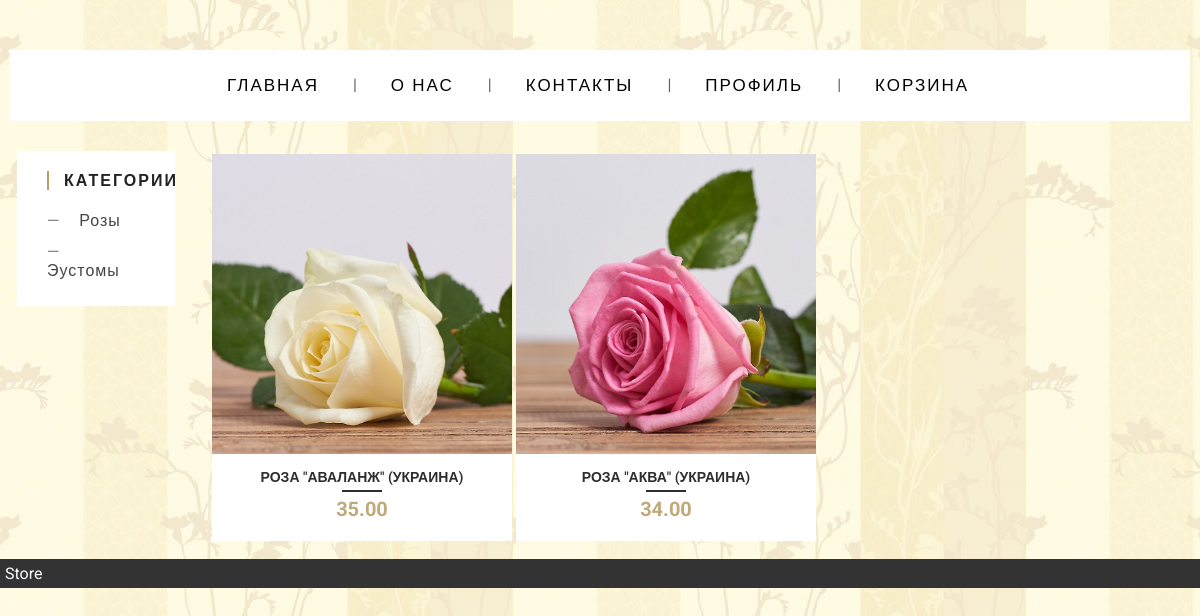
Screenshot of /category/rozy with the database file from the repository.
### main/models.py (models this page shows, shortened)
class Category(models.Model):
    category_title = models.CharField(max_length=50)
    slug = models.SlugField(null=True)
    def __str__(self):
        return self.category_title

class Product(models.Model):
    product_title = models.CharField(max_length=100)
    price = models.DecimalField(max_digits=10, decimal_places=2)
    description = models.TextField()
    slug = models.SlugField(null=True)
    image = models.ManyToManyField(Image)
    category = models.ForeignKey(Category, null=True, on_delete=models.SET_NULL)

### main/views.py (the view)
# urls.py: path('category/<slug:slug>', views.category_product_list, name='category_product_list'),
def category_product_list(request, slug):  # shows products by category
    category = get_object_or_404(Category, slug=slug)
    categories = Category.objects.all()
    context = {'category': category,
               'categories': categories
               }
    return render(request, 'main/category_product_list.html', context)

### main/templates/main/category_product_list.html (shortened to what this page needs)
{% extends 'main/index.html'%}
{% load static %}
{% block content %}
<link rel="stylesheet" href="{% static 'css/product_card.css' %}" type="text/css" media="screen">
<table border="0px">
    {% for product in category.product_set.all %}
    <td>
<div class="product-wrap">
  <div class="product-item">
  </div>
  <div class="product-title">
    <a href="{% url 'product_detail' product.slug %}"> {{product.product_title}}</a>
    <span class="product-price"> {{product.price}}</span>
  </div>
</div>
    </td>
    {% empty %}
    <p> В данной категории нет товаров. </p>
    {% endfor %}
</table>
{% endblock %}

### main/templates/main/sidebar.html (shortened to what this page needs)
{% load static %}
<link rel="stylesheet" href="{% static 'css/sidebar.css' %}" type="text/css" media="screen">
<div class="widget">
  <h3 class="widget-title">Категории</h3>
{% for category in categories %}
  <ul class="widget-list">
    <li><a href="{% url 'category_product_list' category.slug %}"> {{category.category_title}} </a></li>
  </ul>
{% endfor %}
</div>

### static/css/base.css (style rules this page uses)
body { font-family: 'Roboto', sans-serif; margin: 0; }

### static/css/sidebar.css (style rules this page uses)
* { box-sizing: border-box; margin: 0; }
.widget { padding: 20px 30px; background: white; font-family: 'Roboto', sans-serif; }
.widget-title { text-transform: uppercase; letter-spacing: 2px; color: #222; font-size: 16px; padding-left: 15px; margin-bottom: 15px; border-left: 2px solid #b99d61; }
.widget-list { padding: 0; list-style: none; }
.widget-list a:before { content: "\2014"; margin-right: 14px; }
.widget-list a { text-decoration: none; outline: none; display: block; padding: 6px 0; letter-spacing: 1px; font-weight: 300; color: #444; transition: .3s linear; }

### static/css/product_card.css (style rules this page uses)
* { box-sizing: border-box; }
.product-wrap { width: 300px; margin: 0 auto; background: white; padding: 0 0 20px; text-align: center; font-size: 14px; font-family: 'Roboto', sans-serif; text-transform: uppercase; }
.product-item { position: relative; overflow: hidden; }
.product-title { color: #5e5e5e; }
.product-title a { text-decoration: none; color: #2e2e2e; font-weight: 600; margin: 15px 0 5px; padding-bottom: 7px; display: block; position: relative; transition: .3s ease-in-out; }
.product-title a:after { content: ""; position: absolute; width: 40px; height: 2px; background: #2e2e2e; left: 50%; margin-left: -20px; bottom: 0; transition: .3s ease-in-out; }
.product-price { font-size: 20px; color: #c0a97a; font-weight: 700; }

### rows the page displays
Category: category_title "Розы"
Category: category_title "Эустомы"
Product: product_title "РОЗА \"АВАЛАНЖ\" (УКРАИНА)", price "35.00"
Product: product_title "РОЗА \"АКВА\" (УКРАИНА)", price "34.00"
